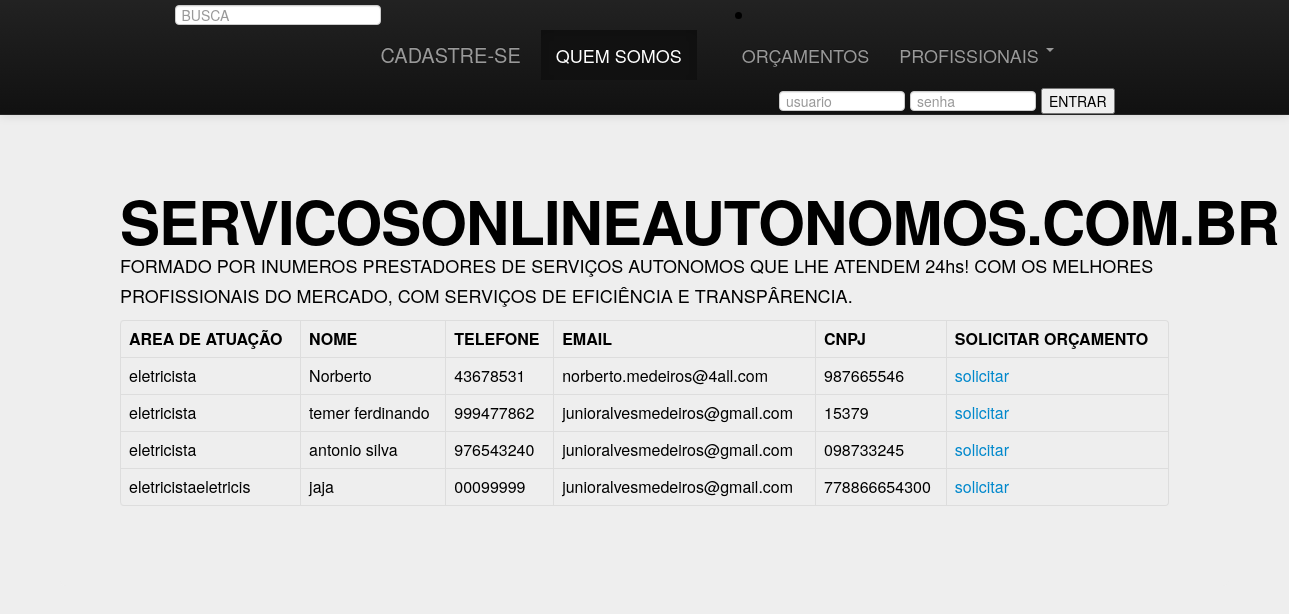
/src/querys/profissionais_eletricista.php, run on the app's committed database.
### tables this page shows
CREATE TABLE IF NOT EXISTS `USUARIO_CADASTRADO` (
  `ID_PROFISSIONAL` int(11) NOT NULL,
  `CPF` int(11) DEFAULT NULL,
  `CREA` int(11) DEFAULT NULL,
  `NOME` varchar(200) DEFAULT NULL,
  `DATA_NASC` varchar(500) DEFAULT NULL,
  `TELEFONE` varchar(200) DEFAULT NULL,
  `EMAIL` varchar(100) DEFAULT NULL,
  `RUA` varchar(200) DEFAULT NULL,
  `NUMERO` varchar(200) DEFAULT NULL,
  `BAIRRO` varchar(200) DEFAULT NULL,
  `ESTADO` varchar(20) DEFAULT NULL,
  `CIDADE` varchar(100) DEFAULT NULL,
  `CEP` varchar(200) DEFAULT NULL,
  `AREA_ATUACAO` varchar(100) DEFAULT NULL,
  `SENHA` varchar(400) DEFAULT NULL,
  `LOGIN_USUARIO` varchar(400) DEFAULT NULL,
  `CNPJ` varchar(255) DEFAULT NULL
);

### src/querys/profissionais_eletricista.php (the view, shortened to what this page needs)
<?php
   include_once("conexaobanco.php");
   ?>
<html>
   <head>
      <link href="css/bootstrap.min.css" rel="stylesheet"media="screen">
      <div class="navbar navbar-inverse navbar-fixed-top">
         <div class="navbar-inner">
            <div class="container">
               <li align="center">
                  <form method="POST"action="busca.php" class="navbar-search pull-left">
                     <input type="text" name="busca" placeholder="BUSCA">
                  </form>
               </li>
               <a class="brand" href="http://www.servicosonlineautonomos.com.br/cadastro.php">CADASTRE-SE</a>
               <div class="nav-collapse collapse">
                  <ul class="nav">
                     <li class="active"><a href="http://www.servicosonlineautonomos.com.br">QUEM SOMOS</a></li>
                     <li><a href="#about"></a></li>
                     <li><a href="http://www.servicosonlineautonomos.com.br/orçamento.php">ORÇAMENTOS</a></li>
                     <li class="dropdown">
                        <a href="#" class="dropdown-toggle" data-toggle="dropdown">PROFISSIONAIS <b class="caret"></b></a>
                     </li>
                  </ul>
                  <form method="POST"action="valida.php"class="navbar-form pull-right">
                        <input class="span2" name="usuario" placeholder="usuario" type="text">
                        <input class="span2" name="senha" placeholder="senha" type="password">
                        <input type="submit" name="btnLogin"  value="ENTRAR" >
                     </form>
               </div>
            </div>
         </div>
      </div>
   </head>
   <body class="hero-unit" >
      <div class="hero-unit">
         <br><br>
         <h1>SERVICOSONLINEAUTONOMOS.COM.BR</h1>
         <p>FORMADO POR INUMEROS PRESTADORES DE SERVIÇOS  AUTONOMOS QUE LHE ATENDEM 24hs! COM OS MELHORES PROFISSIONAIS DO MERCADO, COM SERVIÇOS DE EFICIÊNCIA  E TRANSPÂRENCIA.</p>
         <table class="table table-bordered">
         <tr>
            <th>AREA DE ATUAÇÃO</th>
            <th>NOME</th>
            <th>TELEFONE</th>
            <th>EMAIL</th>
            <th>CNPJ</th>
            <th>SOLICITAR ORÇAMENTO</th>
         </tr>
         <?php
            $sql = "SELECT * FROM USUARIO_CADASTRADO WHERE AREA_ATUACAO LIKE'%eletricista%'";
            $resultado = mysqli_query($con,$sql) or die("Erro ao retornar dados");
            while ($registro = mysqli_fetch_array($resultado))
            {
              $nome = $registro['NOME'];
              $telefone= $registro['TELEFONE'];
              $email= $registro['EMAIL'];
              $cnpj = $registro['CNPJ'];
              $atuacao = $registro['AREA_ATUACAO'];
              echo "<tr>";
               echo "<td>".$atuacao."</td>";
              echo "<td>".$nome."</td>";
              echo "<td>".$telefone."</td>";
              echo "<td>".$email."</td>";
               echo "<td>".$cnpj."</td>";
               echo "<td><a  href='orçamento.php?nome_profissional=$nome&cnpj=$cnpj&email_profissional=$email&area_atuacao=$atuacao'>solicitar</a></td>";
              echo "</tr>";
            }
            echo "</table>";
            ?>

### data on the page
usuario_cadastrado: AREA_ATUACAO "eletricista", NOME "Norberto", TELEFONE "43678531", EMAIL "norberto.medeiros@4all.com", CNPJ "987665546"
usuario_cadastrado: AREA_ATUACAO "eletricista", NOME "temer ferdinando", TELEFONE "999477862", EMAIL "junioralvesmedeiros@gmail.com", CNPJ "15379"
usuario_cadastrado: AREA_ATUACAO "eletricista", NOME "antonio silva", TELEFONE "976543240", EMAIL "junioralvesmedeiros@gmail.com", CNPJ "098733245"
usuario_cadastrado: AREA_ATUACAO "eletricistaeletricis", NOME "jaja", TELEFONE "00099999", EMAIL "junioralvesmedeiros@gmail.com", CNPJ "778866654300"
